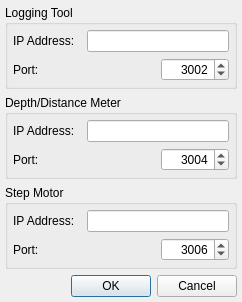
<?xml version="1.0" encoding="UTF-8"?>
<ui version="4.0">
 <class>ToolSettingsDialog</class>
 <widget class="QDialog" name="ToolSettingsDialog">
  <property name="geometry">
   <rect>
    <x>0</x>
    <y>0</y>
    <width>242</width>
    <height>276</height>
   </rect>
  </property>
  <property name="windowTitle">
   <string>Tool Settings Dialog</string>
  </property>
  <layout class="QGridLayout" name="gridLayout_2">
   <property name="leftMargin">
    <number>5</number>
   </property>
   <property name="topMargin">
    <number>5</number>
   </property>
   <property name="rightMargin">
    <number>5</number>
   </property>
   <property name="bottomMargin">
    <number>5</number>
   </property>
   <item row="0" column="0">
    <widget class="QGroupBox" name="gboxLoggingTool">
     <property name="font">
      <font>
       <pointsize>9</pointsize>
      </font>
     </property>
     <property name="title">
      <string>Logging Tool</string>
     </property>
     <layout class="QGridLayout" name="gridLayout">
      <property name="leftMargin">
       <number>5</number>
      </property>
      <property name="topMargin">
       <number>5</number>
      </property>
      <property name="rightMargin">
       <number>5</number>
      </property>
      <property name="bottomMargin">
       <number>5</number>
      </property>
      <item row="0" column="0">
       <widget class="QLabel" name="lblIP1">
        <property name="font">
         <font>
          <weight>50</weight>
          <bold>false</bold>
         </font>
        </property>
        <property name="text">
         <string>IP Address:</string>
        </property>
       </widget>
      </item>
      <item row="0" column="1" colspan="2">
       <widget class="QLineEdit" name="ledIP1">
        <property name="font">
         <font>
          <weight>50</weight>
          <bold>false</bold>
         </font>
        </property>
       </widget>
      </item>
      <item row="1" column="0" colspan="2">
       <widget class="QLabel" name="lblPort1">
        <property name="font">
         <font>
          <weight>50</weight>
          <bold>false</bold>
         </font>
        </property>
        <property name="text">
         <string>Port: </string>
        </property>
       </widget>
      </item>
      <item row="1" column="2">
       <widget class="QSpinBox" name="sbxPort1">
        <property name="font">
         <font>
          <weight>50</weight>
          <bold>false</bold>
         </font>
        </property>
        <property name="layoutDirection">
         <enum>Qt::LeftToRight</enum>
        </property>
        <property name="alignment">
         <set>Qt::AlignRight|Qt::AlignTrailing|Qt::AlignVCenter</set>
        </property>
        <property name="minimum">
         <number>100</number>
        </property>
        <property name="maximum">
         <number>65535</number>
        </property>
        <property name="value">
         <number>3002</number>
        </property>
       </widget>
      </item>
     </layout>
    </widget>
   </item>
   <item row="2" column="0">
    <widget class="QGroupBox" name="gboxStepMotor">
     <property name="font">
      <font>
       <pointsize>9</pointsize>
      </font>
     </property>
     <property name="title">
      <string>Step Motor</string>
     </property>
     <layout class="QGridLayout" name="gridLayout_3">
      <property name="leftMargin">
       <number>5</number>
      </property>
      <property name="topMargin">
       <number>5</number>
      </property>
      <property name="rightMargin">
       <number>5</number>
      </property>
      <property name="bottomMargin">
       <number>5</number>
      </property>
      <item row="0" column="0">
       <widget class="QLabel" name="lblIP3">
        <property name="font">
         <font>
          <weight>50</weight>
          <bold>false</bold>
         </font>
        </property>
        <property name="text">
         <string>IP Address:</string>
        </property>
       </widget>
      </item>
      <item row="0" column="1" colspan="2">
       <widget class="QLineEdit" name="ledIP3">
        <property name="font">
         <font>
          <weight>50</weight>
          <bold>false</bold>
         </font>
        </property>
       </widget>
      </item>
      <item row="1" column="0" colspan="2">
       <widget class="QLabel" name="lblPort3">
        <property name="font">
         <font>
          <weight>50</weight>
          <bold>false</bold>
         </font>
        </property>
        <property name="text">
         <string>Port: </string>
        </property>
       </widget>
      </item>
      <item row="1" column="2">
       <widget class="QSpinBox" name="sbxPort3">
        <property name="font">
         <font>
          <weight>50</weight>
          <bold>false</bold>
         </font>
        </property>
        <property name="layoutDirection">
         <enum>Qt::LeftToRight</enum>
        </property>
        <property name="alignment">
         <set>Qt::AlignRight|Qt::AlignTrailing|Qt::AlignVCenter</set>
        </property>
        <property name="minimum">
         <number>100</number>
        </property>
        <property name="maximum">
         <number>65535</number>
        </property>
        <property name="value">
         <number>3006</number>
        </property>
       </widget>
      </item>
     </layout>
    </widget>
   </item>
   <item row="1" column="0">
    <widget class="QGroupBox" name="gboxDepthMeter">
     <property name="font">
      <font>
       <pointsize>9</pointsize>
      </font>
     </property>
     <property name="title">
      <string>Depth/Distance Meter</string>
     </property>
     <layout class="QGridLayout" name="gridLayout_4">
      <property name="leftMargin">
       <number>5</number>
      </property>
      <property name="topMargin">
       <number>5</number>
      </property>
      <property name="rightMargin">
       <number>5</number>
      </property>
      <property name="bottomMargin">
       <number>5</number>
      </property>
      <item row="0" column="0">
       <widget class="QLabel" name="lblIP2">
        <property name="font">
         <font>
          <weight>50</weight>
          <bold>false</bold>
         </font>
        </property>
        <property name="text">
         <string>IP Address:</string>
        </property>
       </widget>
      </item>
      <item row="0" column="1" colspan="2">
       <widget class="QLineEdit" name="ledIP2">
        <property name="font">
         <font>
          <weight>50</weight>
          <bold>false</bold>
         </font>
        </property>
       </widget>
      </item>
      <item row="1" column="0" colspan="2">
       <widget class="QLabel" name="lblPort2">
        <property name="font">
         <font>
          <weight>50</weight>
          <bold>false</bold>
         </font>
        </property>
        <property name="text">
         <string>Port: </string>
        </property>
       </widget>
      </item>
      <item row="1" column="2">
       <widget class="QSpinBox" name="sbxPort2">
        <property name="font">
         <font>
          <weight>50</weight>
          <bold>false</bold>
         </font>
        </property>
        <property name="layoutDirection">
         <enum>Qt::LeftToRight</enum>
        </property>
        <property name="alignment">
         <set>Qt::AlignRight|Qt::AlignTrailing|Qt::AlignVCenter</set>
        </property>
        <property name="minimum">
         <number>100</number>
        </property>
        <property name="maximum">
         <number>65535</number>
        </property>
        <property name="value">
         <number>3004</number>
        </property>
       </widget>
      </item>
     </layout>
    </widget>
   </item>
   <item row="4" column="0">
    <widget class="QDialogButtonBox" name="buttonBox">
     <property name="orientation">
      <enum>Qt::Horizontal</enum>
     </property>
     <property name="standardButtons">
      <set>QDialogButtonBox::Cancel|QDialogButtonBox::Ok</set>
     </property>
    </widget>
   </item>
   <item row="3" column="0">
    <spacer name="verticalSpacer">
     <property name="orientation">
      <enum>Qt::Vertical</enum>
     </property>
     <property name="sizeHint" stdset="0">
      <size>
       <width>20</width>
       <height>40</height>
      </size>
     </property>
    </spacer>
   </item>
  </layout>
 </widget>
 <resources/>
 <connections>
  <connection>
   <sender>buttonBox</sender>
   <signal>accepted()</signal>
   <receiver>ToolSettingsDialog</receiver>
   <slot>accept()</slot>
   <hints>
    <hint type="sourcelabel">
     <x>248</x>
     <y>254</y>
    </hint>
    <hint type="destinationlabel">
     <x>157</x>
     <y>274</y>
    </hint>
   </hints>
  </connection>
  <connection>
   <sender>buttonBox</sender>
   <signal>rejected()</signal>
   <receiver>ToolSettingsDialog</receiver>
   <slot>reject()</slot>
   <hints>
    <hint type="sourcelabel">
     <x>316</x>
     <y>260</y>
    </hint>
    <hint type="destinationlabel">
     <x>286</x>
     <y>274</y>
    </hint>
   </hints>
  </connection>
 </connections>
</ui>
